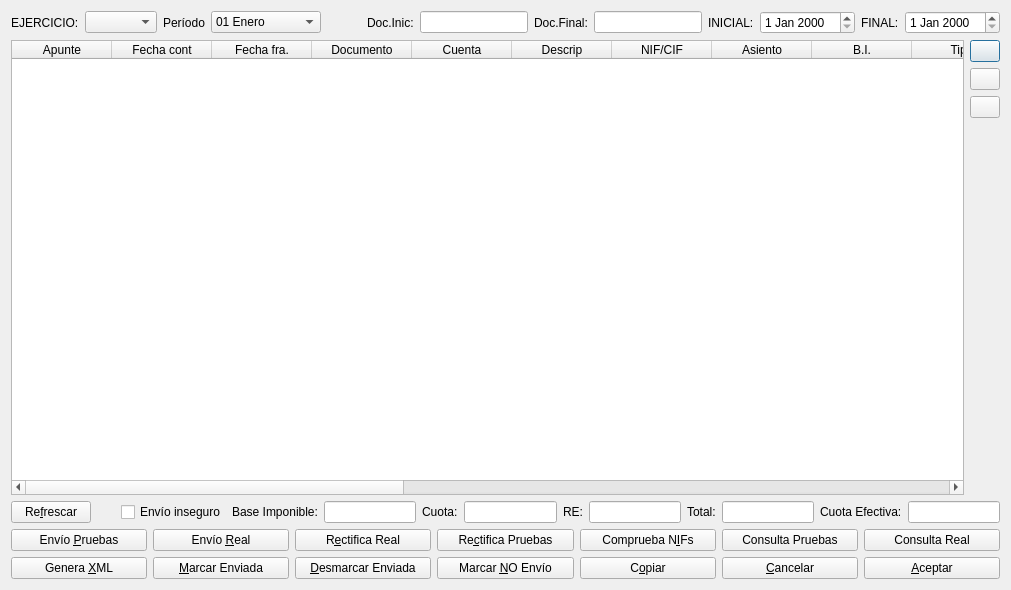
<?xml version="1.0" encoding="UTF-8"?>
<ui version="4.0">
 <class>tablaSII</class>
 <widget class="QDialog" name="tablaSII">
  <property name="geometry">
   <rect>
    <x>0</x>
    <y>0</y>
    <width>1011</width>
    <height>590</height>
   </rect>
  </property>
  <property name="windowTitle">
   <string>SII FACTURAS RECIBIDAS</string>
  </property>
  <layout class="QVBoxLayout" name="verticalLayout_2">
   <item>
    <layout class="QHBoxLayout" name="horizontalLayout_3">
     <item>
      <widget class="QLabel" name="label">
       <property name="text">
        <string>EJERCICIO:</string>
       </property>
      </widget>
     </item>
     <item>
      <widget class="QComboBox" name="ejerciciocomboBox"/>
     </item>
     <item>
      <widget class="QLabel" name="label_2">
       <property name="text">
        <string>Período</string>
       </property>
      </widget>
     </item>
     <item>
      <widget class="QComboBox" name="periodocomboBox">
       <item>
        <property name="text">
         <string>01 Enero</string>
        </property>
       </item>
       <item>
        <property name="text">
         <string>02 Febrero</string>
        </property>
       </item>
       <item>
        <property name="text">
         <string>03 Marzo</string>
        </property>
       </item>
       <item>
        <property name="text">
         <string>04 Abril</string>
        </property>
       </item>
       <item>
        <property name="text">
         <string>05 Mayo</string>
        </property>
       </item>
       <item>
        <property name="text">
         <string>06 Junio</string>
        </property>
       </item>
       <item>
        <property name="text">
         <string>07 Julio</string>
        </property>
       </item>
       <item>
        <property name="text">
         <string>08 Agosto</string>
        </property>
       </item>
       <item>
        <property name="text">
         <string>09 Septiembre</string>
        </property>
       </item>
       <item>
        <property name="text">
         <string>10 Octubre</string>
        </property>
       </item>
       <item>
        <property name="text">
         <string>11 Noviembre</string>
        </property>
       </item>
       <item>
        <property name="text">
         <string>12 Diciembre</string>
        </property>
       </item>
      </widget>
     </item>
     <item>
      <spacer name="horizontalSpacer_2">
       <property name="orientation">
        <enum>Qt::Orientation::Horizontal</enum>
       </property>
       <property name="sizeHint" stdset="0">
        <size>
         <width>40</width>
         <height>20</height>
        </size>
       </property>
      </spacer>
     </item>
     <item>
      <widget class="QLabel" name="label_10">
       <property name="text">
        <string>Doc.Inic:</string>
       </property>
      </widget>
     </item>
     <item>
      <widget class="QLineEdit" name="doc_ini_lineEdit"/>
     </item>
     <item>
      <widget class="QLabel" name="label_11">
       <property name="text">
        <string>Doc.Final:</string>
       </property>
      </widget>
     </item>
     <item>
      <widget class="QLineEdit" name="doc_fin_lineEdit"/>
     </item>
     <item>
      <widget class="QLabel" name="label_5">
       <property name="text">
        <string>INICIAL:</string>
       </property>
      </widget>
     </item>
     <item>
      <widget class="QDateEdit" name="inicialdateEdit"/>
     </item>
     <item>
      <widget class="QLabel" name="label_6">
       <property name="text">
        <string>FINAL:</string>
       </property>
      </widget>
     </item>
     <item>
      <widget class="QDateEdit" name="finaldateEdit"/>
     </item>
    </layout>
   </item>
   <item>
    <layout class="QHBoxLayout" name="horizontalLayout_2">
     <item>
      <widget class="QTableWidget" name="tableWidget">
       <column>
        <property name="text">
         <string>Apunte</string>
        </property>
       </column>
       <column>
        <property name="text">
         <string>Fecha cont</string>
        </property>
       </column>
       <column>
        <property name="text">
         <string>Fecha fra.</string>
        </property>
       </column>
       <column>
        <property name="text">
         <string>Documento</string>
        </property>
       </column>
       <column>
        <property name="text">
         <string>Cuenta</string>
        </property>
       </column>
       <column>
        <property name="text">
         <string>Descrip</string>
        </property>
       </column>
       <column>
        <property name="text">
         <string>NIF/CIF</string>
        </property>
       </column>
       <column>
        <property name="text">
         <string>Asiento</string>
        </property>
       </column>
       <column>
        <property name="text">
         <string>B.I.</string>
        </property>
       </column>
       <column>
        <property name="text">
         <string>Tipo</string>
        </property>
       </column>
       <column>
        <property name="text">
         <string>Cuota</string>
        </property>
       </column>
       <column>
        <property name="text">
         <string>Tipo RE</string>
        </property>
       </column>
       <column>
        <property name="text">
         <string>RE</string>
        </property>
       </column>
       <column>
        <property name="text">
         <string>TOTAL</string>
        </property>
       </column>
       <column>
        <property name="text">
         <string>Prorrata</string>
        </property>
       </column>
       <column>
        <property name="text">
         <string>Afectación</string>
        </property>
       </column>
       <column>
        <property name="text">
         <string>Cuota efectiva</string>
        </property>
       </column>
       <column>
        <property name="text">
         <string>Cuot.liquidada</string>
        </property>
       </column>
       <column>
        <property name="text">
         <string>Enviada</string>
        </property>
       </column>
       <column>
        <property name="text">
         <string>Enviadabd</string>
        </property>
       </column>
       <column>
        <property name="text">
         <string>No Envío</string>
        </property>
       </column>
       <column>
        <property name="text">
         <string>Concepto SII</string>
        </property>
       </column>
      </widget>
     </item>
     <item>
      <layout class="QVBoxLayout" name="verticalLayout">
       <item>
        <widget class="QPushButton" name="edasientopushButton">
         <property name="enabled">
          <bool>true</bool>
         </property>
         <property name="maximumSize">
          <size>
           <width>30</width>
           <height>16777215</height>
          </size>
         </property>
         <property name="text">
          <string/>
         </property>
         <property name="icon">
          <iconset resource="keme.qrc">
           <normaloff>:/iconos/graf/lapiz.xpm</normaloff>:/iconos/graf/lapiz.xpm</iconset>
         </property>
        </widget>
       </item>
       <item>
        <widget class="QPushButton" name="consasientopushButton">
         <property name="enabled">
          <bool>true</bool>
         </property>
         <property name="maximumSize">
          <size>
           <width>30</width>
           <height>16777215</height>
          </size>
         </property>
         <property name="text">
          <string/>
         </property>
         <property name="icon">
          <iconset resource="keme.qrc">
           <normaloff>:/iconos/graf/xmag.png</normaloff>:/iconos/graf/xmag.png</iconset>
         </property>
        </widget>
       </item>
       <item>
        <widget class="QPushButton" name="borra_asientoButton">
         <property name="maximumSize">
          <size>
           <width>30</width>
           <height>30</height>
          </size>
         </property>
         <property name="text">
          <string/>
         </property>
         <property name="icon">
          <iconset resource="keme.qrc">
           <normaloff>:/iconos/graf/borraelem.png</normaloff>:/iconos/graf/borraelem.png</iconset>
         </property>
         <property name="shortcut">
          <string>Alt+L</string>
         </property>
        </widget>
       </item>
       <item>
        <spacer name="verticalSpacer">
         <property name="orientation">
          <enum>Qt::Orientation::Vertical</enum>
         </property>
         <property name="sizeHint" stdset="0">
          <size>
           <width>20</width>
           <height>40</height>
          </size>
         </property>
        </spacer>
       </item>
      </layout>
     </item>
    </layout>
   </item>
   <item>
    <layout class="QHBoxLayout" name="horizontalLayout_4">
     <item>
      <widget class="QPushButton" name="refrescar_pushButton">
       <property name="text">
        <string>Re&amp;frescar</string>
       </property>
       <property name="icon">
        <iconset resource="keme.qrc">
         <normaloff>:/iconos/graf/rayo.png</normaloff>:/iconos/graf/rayo.png</iconset>
       </property>
      </widget>
     </item>
     <item>
      <spacer name="horizontalSpacer_4">
       <property name="orientation">
        <enum>Qt::Orientation::Horizontal</enum>
       </property>
       <property name="sizeHint" stdset="0">
        <size>
         <width>40</width>
         <height>20</height>
        </size>
       </property>
      </spacer>
     </item>
     <item>
      <widget class="QCheckBox" name="insegurocheckBox">
       <property name="text">
        <string>Envío inseguro</string>
       </property>
      </widget>
     </item>
     <item>
      <widget class="QLabel" name="label_3">
       <property name="text">
        <string>Base Imponible:</string>
       </property>
      </widget>
     </item>
     <item>
      <widget class="QLineEdit" name="base_lineEdit">
       <property name="readOnly">
        <bool>true</bool>
       </property>
      </widget>
     </item>
     <item>
      <widget class="QLabel" name="label_4">
       <property name="text">
        <string>Cuota:</string>
       </property>
      </widget>
     </item>
     <item>
      <widget class="QLineEdit" name="cuota_lineEdit">
       <property name="readOnly">
        <bool>true</bool>
       </property>
      </widget>
     </item>
     <item>
      <widget class="QLabel" name="label_9">
       <property name="text">
        <string>RE:</string>
       </property>
      </widget>
     </item>
     <item>
      <widget class="QLineEdit" name="RE_lineEdit">
       <property name="readOnly">
        <bool>true</bool>
       </property>
      </widget>
     </item>
     <item>
      <widget class="QLabel" name="label_7">
       <property name="text">
        <string>Total:</string>
       </property>
      </widget>
     </item>
     <item>
      <widget class="QLineEdit" name="total_lineEdit">
       <property name="readOnly">
        <bool>true</bool>
       </property>
      </widget>
     </item>
     <item>
      <widget class="QLabel" name="label_8">
       <property name="text">
        <string>Cuota Efectiva:</string>
       </property>
      </widget>
     </item>
     <item>
      <widget class="QLineEdit" name="cuota_efectiva_lineEdit">
       <property name="readOnly">
        <bool>true</bool>
       </property>
      </widget>
     </item>
    </layout>
   </item>
   <item>
    <layout class="QGridLayout" name="gridLayout">
     <item row="0" column="0">
      <widget class="QPushButton" name="envioPruebas_pushButton">
       <property name="text">
        <string>Envío &amp;Pruebas</string>
       </property>
       <property name="icon">
        <iconset resource="keme.qrc">
         <normaloff>:/iconos/graf/aeat.png</normaloff>:/iconos/graf/aeat.png</iconset>
       </property>
      </widget>
     </item>
     <item row="0" column="1">
      <widget class="QPushButton" name="envioReal_pushButton">
       <property name="text">
        <string>Envío &amp;Real</string>
       </property>
       <property name="icon">
        <iconset resource="keme.qrc">
         <normaloff>:/iconos/graf/aeat.png</normaloff>:/iconos/graf/aeat.png</iconset>
       </property>
      </widget>
     </item>
     <item row="0" column="6">
      <widget class="QPushButton" name="consulta_real_pushButton">
       <property name="text">
        <string>Consulta Real</string>
       </property>
       <property name="icon">
        <iconset resource="keme.qrc">
         <normaloff>:/iconos/graf/aeat.png</normaloff>:/iconos/graf/aeat.png</iconset>
       </property>
      </widget>
     </item>
     <item row="1" column="6">
      <widget class="QPushButton" name="aceptar_pushButton">
       <property name="text">
        <string>&amp;Aceptar</string>
       </property>
       <property name="icon">
        <iconset resource="keme.qrc">
         <normaloff>:/iconos/graf/application-exit.png</normaloff>:/iconos/graf/application-exit.png</iconset>
       </property>
      </widget>
     </item>
     <item row="1" column="5">
      <widget class="QPushButton" name="cancelar_pushButton">
       <property name="text">
        <string>&amp;Cancelar</string>
       </property>
       <property name="icon">
        <iconset resource="keme.qrc">
         <normaloff>:/iconos/graf/borrar.png</normaloff>:/iconos/graf/borrar.png</iconset>
       </property>
      </widget>
     </item>
     <item row="1" column="4">
      <widget class="QPushButton" name="copiar_pushButton">
       <property name="text">
        <string>C&amp;opiar</string>
       </property>
       <property name="icon">
        <iconset resource="keme.qrc">
         <normaloff>:/iconos/graf/Copy.png</normaloff>:/iconos/graf/Copy.png</iconset>
       </property>
      </widget>
     </item>
     <item row="1" column="3">
      <widget class="QPushButton" name="noenvio_pushButton">
       <property name="text">
        <string>Marcar &amp;NO Envío</string>
       </property>
       <property name="icon">
        <iconset resource="keme.qrc">
         <normaloff>:/iconos/graf/delete_128.png</normaloff>:/iconos/graf/delete_128.png</iconset>
       </property>
      </widget>
     </item>
     <item row="1" column="2">
      <widget class="QPushButton" name="desmarca_enviada_pushButton">
       <property name="text">
        <string>&amp;Desmarcar Enviada</string>
       </property>
       <property name="icon">
        <iconset resource="keme.qrc">
         <normaloff>:/iconos/graf/cruz.png</normaloff>:/iconos/graf/cruz.png</iconset>
       </property>
      </widget>
     </item>
     <item row="1" column="1">
      <widget class="QPushButton" name="marca_enviada_pushButton">
       <property name="text">
        <string>&amp;Marcar Enviada</string>
       </property>
       <property name="icon">
        <iconset resource="keme.qrc">
         <normaloff>:/iconos/graf/check2.png</normaloff>:/iconos/graf/check2.png</iconset>
       </property>
      </widget>
     </item>
     <item row="1" column="0">
      <widget class="QPushButton" name="xml_pushButton">
       <property name="text">
        <string>Genera &amp;XML</string>
       </property>
       <property name="icon">
        <iconset resource="keme.qrc">
         <normaloff>:/iconos/graf/XML.png</normaloff>:/iconos/graf/XML.png</iconset>
       </property>
      </widget>
     </item>
     <item row="0" column="2">
      <widget class="QPushButton" name="rectif_real_pushButton">
       <property name="text">
        <string>R&amp;ectifica Real</string>
       </property>
       <property name="icon">
        <iconset resource="keme.qrc">
         <normaloff>:/iconos/graf/reload.png</normaloff>:/iconos/graf/reload.png</iconset>
       </property>
      </widget>
     </item>
     <item row="0" column="3">
      <widget class="QPushButton" name="rectif_pruebas_pushButton">
       <property name="text">
        <string>Re&amp;ctifica Pruebas</string>
       </property>
       <property name="icon">
        <iconset resource="keme.qrc">
         <normaloff>:/iconos/graf/reload.png</normaloff>:/iconos/graf/reload.png</iconset>
       </property>
      </widget>
     </item>
     <item row="0" column="4">
      <widget class="QPushButton" name="comprueba_nifs_pushButton">
       <property name="text">
        <string>Comprueba N&amp;IFs</string>
       </property>
       <property name="icon">
        <iconset resource="keme.qrc">
         <normaloff>:/iconos/graf/aeat.png</normaloff>:/iconos/graf/aeat.png</iconset>
       </property>
      </widget>
     </item>
     <item row="0" column="5">
      <widget class="QPushButton" name="consulta_pruebas_pushButton">
       <property name="text">
        <string>Consulta Pruebas</string>
       </property>
       <property name="icon">
        <iconset resource="keme.qrc">
         <normaloff>:/iconos/graf/aeat.png</normaloff>:/iconos/graf/aeat.png</iconset>
       </property>
      </widget>
     </item>
    </layout>
   </item>
  </layout>
 </widget>
 <tabstops>
  <tabstop>ejerciciocomboBox</tabstop>
  <tabstop>periodocomboBox</tabstop>
  <tabstop>doc_ini_lineEdit</tabstop>
  <tabstop>doc_fin_lineEdit</tabstop>
  <tabstop>inicialdateEdit</tabstop>
  <tabstop>finaldateEdit</tabstop>
  <tabstop>tableWidget</tabstop>
  <tabstop>edasientopushButton</tabstop>
  <tabstop>consasientopushButton</tabstop>
  <tabstop>borra_asientoButton</tabstop>
  <tabstop>refrescar_pushButton</tabstop>
  <tabstop>insegurocheckBox</tabstop>
  <tabstop>base_lineEdit</tabstop>
  <tabstop>cuota_lineEdit</tabstop>
  <tabstop>RE_lineEdit</tabstop>
  <tabstop>total_lineEdit</tabstop>
  <tabstop>cuota_efectiva_lineEdit</tabstop>
  <tabstop>envioPruebas_pushButton</tabstop>
  <tabstop>envioReal_pushButton</tabstop>
  <tabstop>rectif_real_pushButton</tabstop>
  <tabstop>rectif_pruebas_pushButton</tabstop>
  <tabstop>comprueba_nifs_pushButton</tabstop>
  <tabstop>consulta_pruebas_pushButton</tabstop>
  <tabstop>consulta_real_pushButton</tabstop>
  <tabstop>xml_pushButton</tabstop>
  <tabstop>marca_enviada_pushButton</tabstop>
  <tabstop>desmarca_enviada_pushButton</tabstop>
  <tabstop>noenvio_pushButton</tabstop>
  <tabstop>copiar_pushButton</tabstop>
  <tabstop>cancelar_pushButton</tabstop>
  <tabstop>aceptar_pushButton</tabstop>
 </tabstops>
 <resources>
  <include location="keme.qrc"/>
 </resources>
 <connections/>
</ui>
